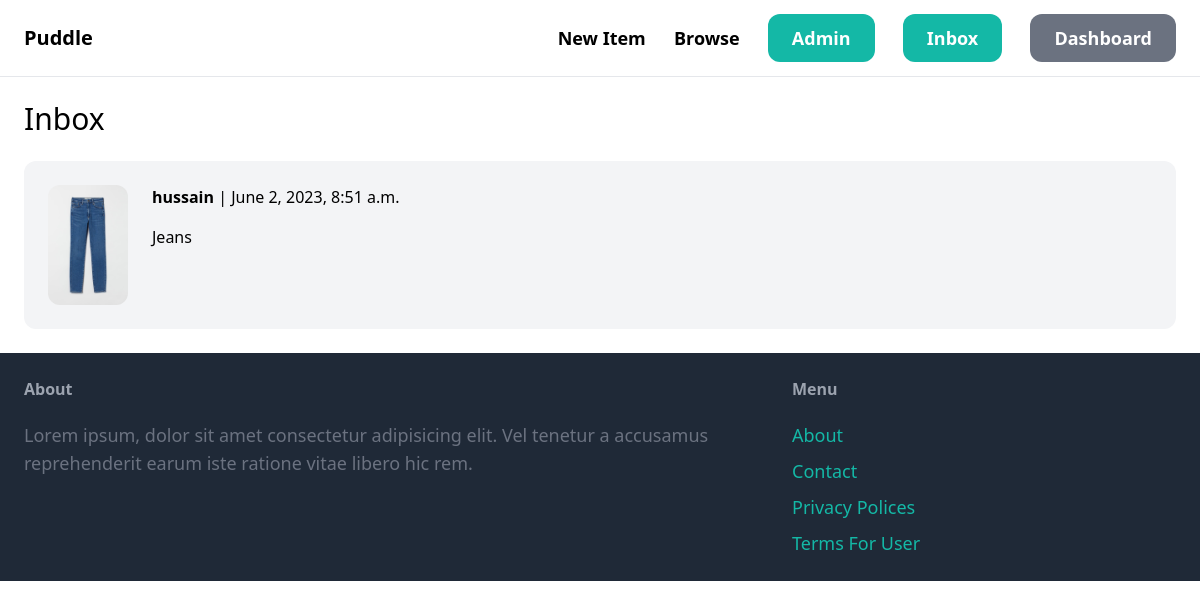
The app's page /conversation/ (signed in) with its own data.
### conversation/models.py (models this page shows)
class Conversation(models.Model):
    item = models.ForeignKey(Item, related_name="conversations", on_delete=models.CASCADE)
    members = models.ManyToManyField(User, related_name="conversations")
    created_at = models.DateTimeField(auto_now_add=True)
    modified_at = models.DateTimeField(auto_now=True)
    class Meta:
        ordering = ('-modified_at',)

### items/models.py (models this page shows, shortened)
class Item(models.Model):
    name = models.CharField(max_length=225)
    category = models.ForeignKey(Category, related_name='items', on_delete=models.CASCADE, null=True, blank=True)
    description = models.TextField(null=True, blank=True)
    price = models.FloatField()
    image = models.FileField(upload_to='item-images', null=True, blank=True)
    is_sold = models.BooleanField(default=False)
    created_at = models.DateTimeField(auto_now_add=True)
    created_by = models.ForeignKey(User, related_name='items', on_delete=models.CASCADE, null=True, blank=True)

### conversation/views.py (the view)
# urls.py: path('', views.inbox, name='inbox'),
@login_required
def inbox(request):
    conversations = Conversation.objects.filter(members__in=[request.user.id])
    return render(request, 'conversation/inbox.html', {
        'conversations': conversations
    })

### conversation/templates/conversation/inbox.html (shortened to what this page needs)
{% extends 'core/base.html' %}
{% block content %}
<h1 class="mb-6 text-3xl">Inbox</h1>
<div class="space-y-6">
    {% for conversation in conversations %}
        <a href="{% url 'conversation:detail' conversation.id %}">
            <div class="p-6 flex bg-gray-100 rounded-xl">
                <div class="pr-6">
                    <img src="{{ conversation.item.image.url }}" class="w-20 rounded-xl">
                </div>
                <div>
                    {% for member in conversation.members.all %}
                        {% if member != request.user %}
                            <p class="mb-4"><strong>{{ member.username }}</strong> | {{ conversation.modified_at }}</p>
                            <p>{{ conversation.item.name }}</p>
                        {% endif %}
                    {% endfor %}
                </div>
            </div>
        </a>
    {% endfor %}
</div>
{% endblock %}

### records on screen
Conversation: item.image (picture), modified_at "June 2, 2023, 8:51 a.m.", item.name "Jeans"

### other values on screen
{{ member.username }} "hussain"
